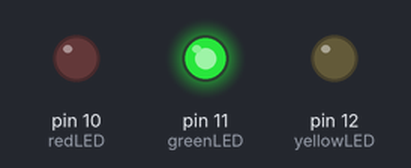
Bench run of a sketch on a simulated Arduino Uno, built with avr-gcc and run on an emulated ATmega328P. Shown: output pins drawn as LEDs (lit = HIGH).

Above: at 2.0 s.
At 4.5 s:
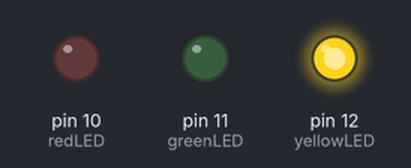
At 6.5 s:
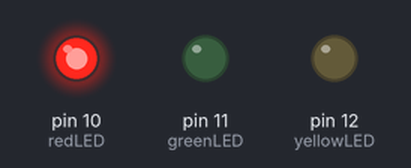
Timing chart, 0 to 10.4 s (numbered marks = the images above):
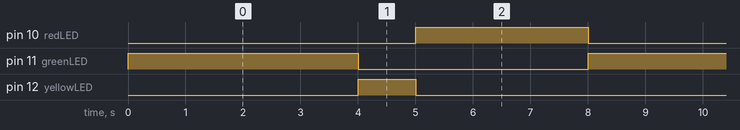

Measured:
- by itself, pin 10 (redLED): alternates HIGH for 3.0 s and LOW for 5.0 s
- by itself, pin 11 (greenLED): alternates HIGH for 4.0 s and LOW for 4.0 s
- by itself, pin 12 (yellowLED): alternates HIGH for 1.0 s and LOW for 7.0 s

The sketch:

_1.2_TrafficLightWithSensorChallange.ino
```cpp
/*
 * This is the program header put things like the date, your name
 * And a description of what your program does here
 *
 * Michal Britt-Crane 7/5/2015
 *
 * This program simulates a traffic light with three leds: red, green, and yellow.
 *
 * CHALLANGE: Make the traffic light behave like a light that is triggered by a car sensor
 *            light remains red until some time after the button is pressed then changes to green
 *            then back to yellow and red again, staying red until the button is pressed
 *                                                                                         Hint use a loop Help>Referance -> While [loop]
 */

//Constants
const int redLED = 10;          // red LED on pin 10
const int greenLED = 11;        // green LED on pin 11
const int yellowLED = 12;       // yellow LED on pin 12
const int buttonPin = 13;       // button attached to pin 13

void setup() {                      // start setup
  pinMode(redLED, OUTPUT);          // set redLED as an output
  pinMode(greenLED, OUTPUT);        // set greenLED as an output
  pinMode(yellowLED, OUTPUT);       // set yellowLED as an output
  pinMode(buttonPin, INPUT_PULLUP); // set buttonPin as an input and set the pull-up resistor, inverted logic: when buttin is pressed value is LOW, when not pressed value is HIGH
}                                   // end setup

void loop() {                       // this is the main method, the code inside here { will run over and over till the arduino is switched off}
  digitalWrite(greenLED, HIGH);     // turn the LED on (HIGH is the voltage level)
  delay(4000);                      // wait for 4 seconds
  digitalWrite(greenLED, LOW);      // turn the LED off by making the voltage LOW
  digitalWrite(yellowLED, HIGH);    // turn on the yellow light
  delay(1000);                      // wait for 1 second
  digitalWrite(yellowLED, LOW);     // turn off the yellow light
  digitalWrite(redLED, HIGH);       // turn on the red light
  delay(3000);                      // wait 3 secconds
  digitalWrite(redLED, LOW);        // turn off the red light
}                                   // end main method, repeat to top
```
